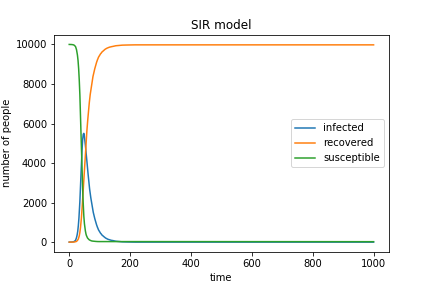

Write the Python code that produced this figure.
# -*- coding: utf-8 -*-
"""
Created on Wed May  8 09:08:50 2019

@author: Joanna
"""

# import necessary libraries
import numpy as np
import matplotlib.pyplot as plt

I=1    #initial infected people
Ilist=[]
Ilist.append(I)

S=9999 #intial susceptible people
Slist=[]
Slist.append(S)

R=0    #initial recovered people
Rlist=[]
Rlist.append(R)

N=I+S+R  #population size
beta=0.3 #infect probability
gamma=0.05 #recover probability
time=[]
time.append(0)

for i in range(1000):
    Precover=gamma
    Pinfect=beta*Ilist[i]/N
    reI=[]
    inI=[]
    recovered=0
    infected=0
    reI=np.random.choice(range(2),Ilist[i],p=[Precover,1-Precover])
    #judge whether the infected people get recovered
    for j in reI:
        if j==0:
           recovered+=1 
    inI=np.random.choice(range(2),Slist[i],p=[Pinfect,1-Pinfect])
    #judge whether the susceptible people get infected
    for j in inI:
        if j==0:
           infected+=1 
    
    #add the number of people recovered in this time       
    Rlist.append(Rlist[i]+recovered) 
    #add the number of people infected and minus the number of people recovered
    #to get the infected number at this time
    Ilist.append(Ilist[i]+infected-recovered)
    #minus the number of people infected in this time    
    Slist.append(Slist[i]-infected)
    #record the time
    time.append(i+1) 
    
#plot the state of a person as time goes    
plt.plot(time,Ilist,label='infected')
plt.plot(time,Rlist,label='recovered')
plt.plot(time,Slist,label='susceptible')
plt.xlabel('time')
plt.ylabel('number of people')
plt.title('SIR model')
plt.legend()
plt.show()
#save this plot as png
#plt.savefig('C:/Users/Joanna/Desktop/黄帝内经/IBI1_2018-19/Week12/SIR.png')
    
    
    
